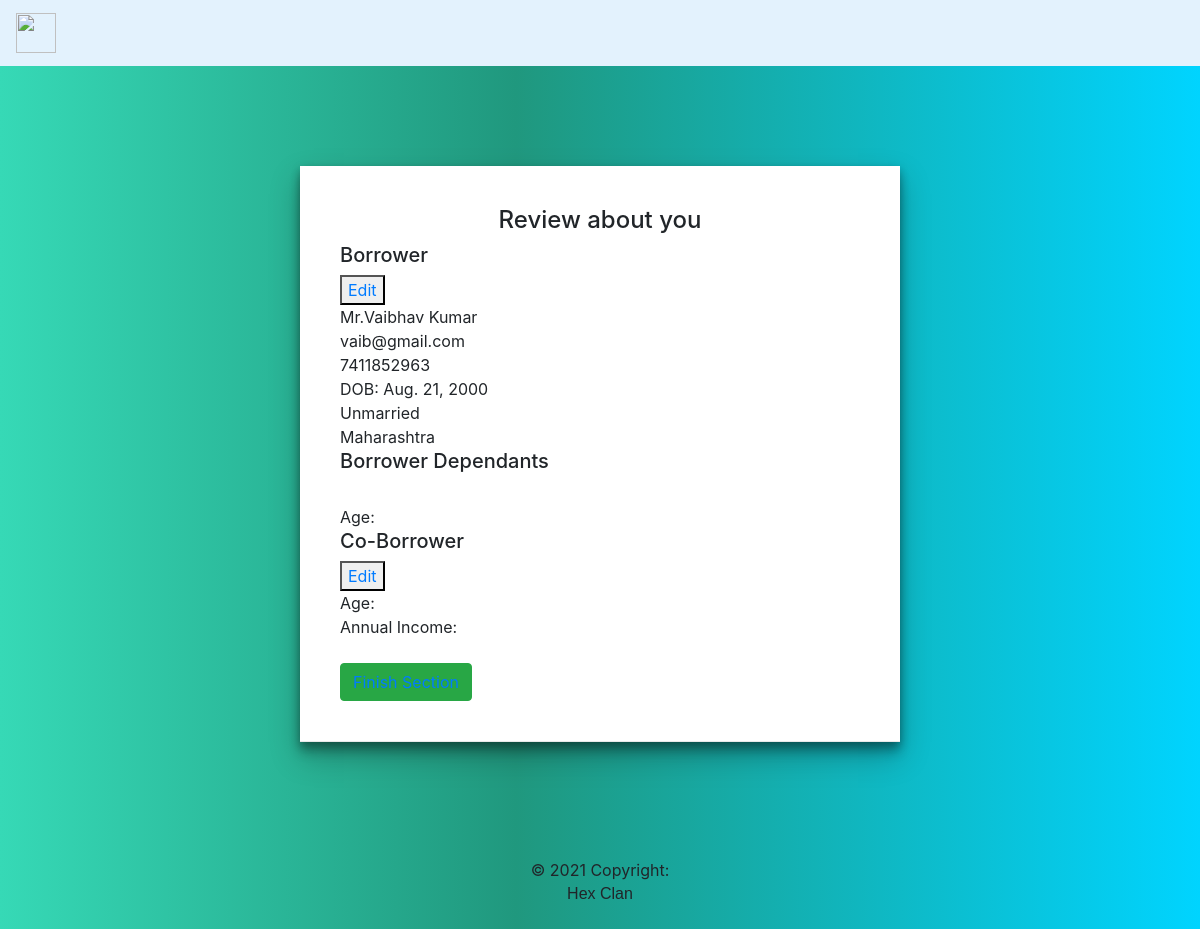
The page /details-view/3 on the database its author committed.
### details/models.py (models this page shows, shortened)
class MoreDetails(models.Model):
    name = models.ForeignKey(PersonalDetails, on_delete=CASCADE)
    marital_status = models.CharField(max_length=10,null=True, choices=MARITAL_CHOICES)
    address = models.CharField(max_length=150,null=True)
    state = models.CharField(max_length=30,null=True, choices=STATE_CHOICES)
    pincode_regex = RegexValidator(regex=r'^\d{6,6}$', message="Pin number must be entered in the format: '99999'. Up to 6 digits allowed.")
    pin_code = models.CharField(validators=[pincode_regex],null=True, max_length=6, blank=True) # validators should be a list
    country = models.CharField(max_length=30,null=True, choices=COUNTRY_CHOICES)
    mailing_address = models.BooleanField(null=True)
    b_name = models.ForeignKey(DependantDetails, on_delete=CASCADE, null=True)
    cb_name = models.ForeignKey(CoBorrowerDetails, on_delete=CASCADE, null=True)

class PersonalDetails(models.Model):
    first_name = models.CharField(max_length=100, null=True)
    last_name = models.CharField(max_length=100, null=True)
    birth_date = models.DateField(null=True)
    gender = models.CharField(max_length=6, choices=DIFF_CHOICES, null=True)
    phone_regex = RegexValidator(regex=r'^\d{10,10}$', message="Phone number must be entered in the format: '+999999999'. Up to 10 digits allowed.")
    phone_number = models.CharField(validators=[phone_regex], max_length=10, blank=True, null=True) # validators should be a list
    email = models.EmailField(null=True)

### details/views.py (the view)
# urls.py: path('details-view/<int:pk>', BorrowerDetailView.as_view(), name='details-view'),
class BorrowerDetailView(DetailView):
    template_name = "details/display.html"
    model = MoreDetails
    context_object_name = "loanb"

### details/templates/details/display.html (shortened to what this page needs)
{% extends 'base.html' %}
{% load static %}
{% load crispy_forms_tags %}
    {% block style %}
        <link rel="stylesheet" href={% static 'details/form.css' %}>
    {% endblock style %}
{% block content %}
<body>
    <div id="task-container">
        <div id="form-wrapper">
        <h4 style="text-align: center;">Review about you</h4>
            <h5>Borrower</h5> <button><a href={% url 'basic-update' loanb.name.pk %}>Edit</a></button>
             Mr.{{ loanb.name.first_name }} {{ loanb.name.last_name }}<br>
             {{ loanb.name.email }}<br>
             {{ loanb.name.phone_number }}<br>
             DOB: {{ loanb.name.birth_date }}<br>
             {{ loanb.marital_status }}<br>
             {{ loanb.state }}</br>
            <h5>Borrower Dependants</h5>
              Age: {{ loanb.b_name.age }}
            <h5>Co-Borrower</h5> <button><a href={% url 'cob-update' loanb.name.pk %}>Edit</a></button>
              {{ loanb.cb_name.co_borrower_name }}<br>
              Age: {{ loanb.cb_name.cob_age }}<br>
              Annual Income: {{ loanb.cb_name.annual_income }}</br>
              <button class="btn btn-success"><a href={% url 'goals' %}>Finish Section</a></button>
          </div>
        </div>
</body>
{% endblock content %}

### static/style.css (style rules this page uses)
body { background: rgb(54, 217, 182); background: linear-gradient( 90deg, rgba(54, 217, 182, 1) 0%, rgba(32, 152, 126, 1) 43%, rgba(0, 212, 255, 1) 100% ); }

### details/static/details/form.css (style rules this page uses)
h1, h2, h3, h4, h5, p, span, strike { font-family: "Montserrat", sans-serif; }
#task-container { max-width: 600px; margin: 0 auto; box-shadow: 0 14px 28px rgba(0, 0, 0, 0.25), 0 10px 10px rgba(0, 0, 0, 0.22); background-color: #fff; margin-top: 100px; margin-bottom: 100px; justify-content: space-around; align-items: flex-start; }
#form-wrapper { position: -webkit-sticky; position: sticky; top: 0rem; border-bottom: 1px solid #e9e9e9; background-color: #fff; box-shadow: 0 3px 8px rgba(0, 0, 0, 0.25); padding: 40px; }

### rows shown on the page
MoreDetails: name.first_name "Vaibhav", name.last_name "Kumar", name.email "vaib@gmail.com", name.phone_number "7411852963", name.birth_date "Aug. 21, 2000", marital_status "Unmarried", state "Maharashtra"
